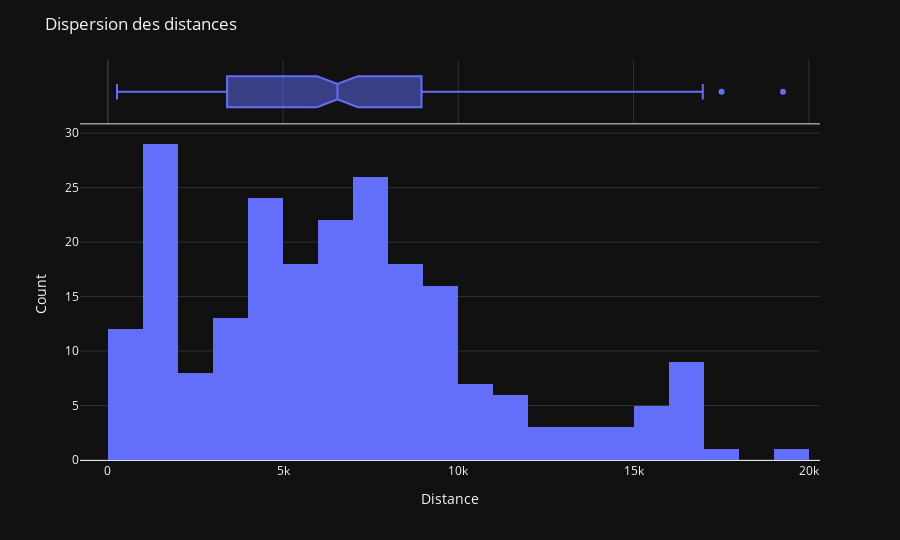

Notebook cell for this chart:
### Markdown cell above
### 2.6.4 - Analyse univariée
#### distance

### Code cell
analyse_univarie(distance, 'Distance', 20, False, 'Dispersion des distances', 'Distance')

### Figure 1 — Plotly figure (JSON) as saved in the notebook; plotly's stock layout.template omitted (floating-point values rounded to 4 significant figures; data arrays with more than 128 entries replaced by an {"elided": "..."} marker saying what was removed)
{"data": [{"alignmentgroup": "True", "bingroup": "x", "hovertemplate": "Distance=%{x}<br>count=%{y}<extra></extra>", "legendgroup": "", "marker": {"color": "#636efa", "pattern": {"shape": ""}}, "name": "", "nbinsx": 20, "offsetgroup": "", "orientation": "v", "showlegend": false, "type": "histogram", "x": {"elided": "224 float values"}, "xaxis": "x", "yaxis": "y"}, {"alignmentgroup": "True", "hovertemplate": "Distance=%{x}<extra></extra>", "legendgroup": "", "marker": {"color": "#636efa"}, "name": "", "notched": true, "offsetgroup": "", "showlegend": false, "type": "box", "x": {"elided": "224 float values"}, "xaxis": "x2", "yaxis": "y2"}], "layout": {"barmode": "relative", "height": 540, "legend": {"tracegroupgap": 0}, "margin": {"t": 60}, "title": {"text": "Dispersion des distances"}, "xaxis": {"anchor": "y", "domain": [0, 1], "linecolor": "#E0E2E5", "linewidth": 1, "showline": true, "title": {"text": "Distance"}}, "xaxis2": {"anchor": "y2", "domain": [0, 1], "linecolor": "#E0E2E5", "linewidth": 1, "matches": "x", "showgrid": true, "showline": true, "showticklabels": false}, "yaxis": {"anchor": "x", "domain": [0, 0.8316], "title": {"text": "Count"}}, "yaxis2": {"anchor": "x2", "domain": [0.8416, 1], "matches": "y2", "showgrid": false, "showline": false, "showticklabels": false, "ticks": ""}}}
